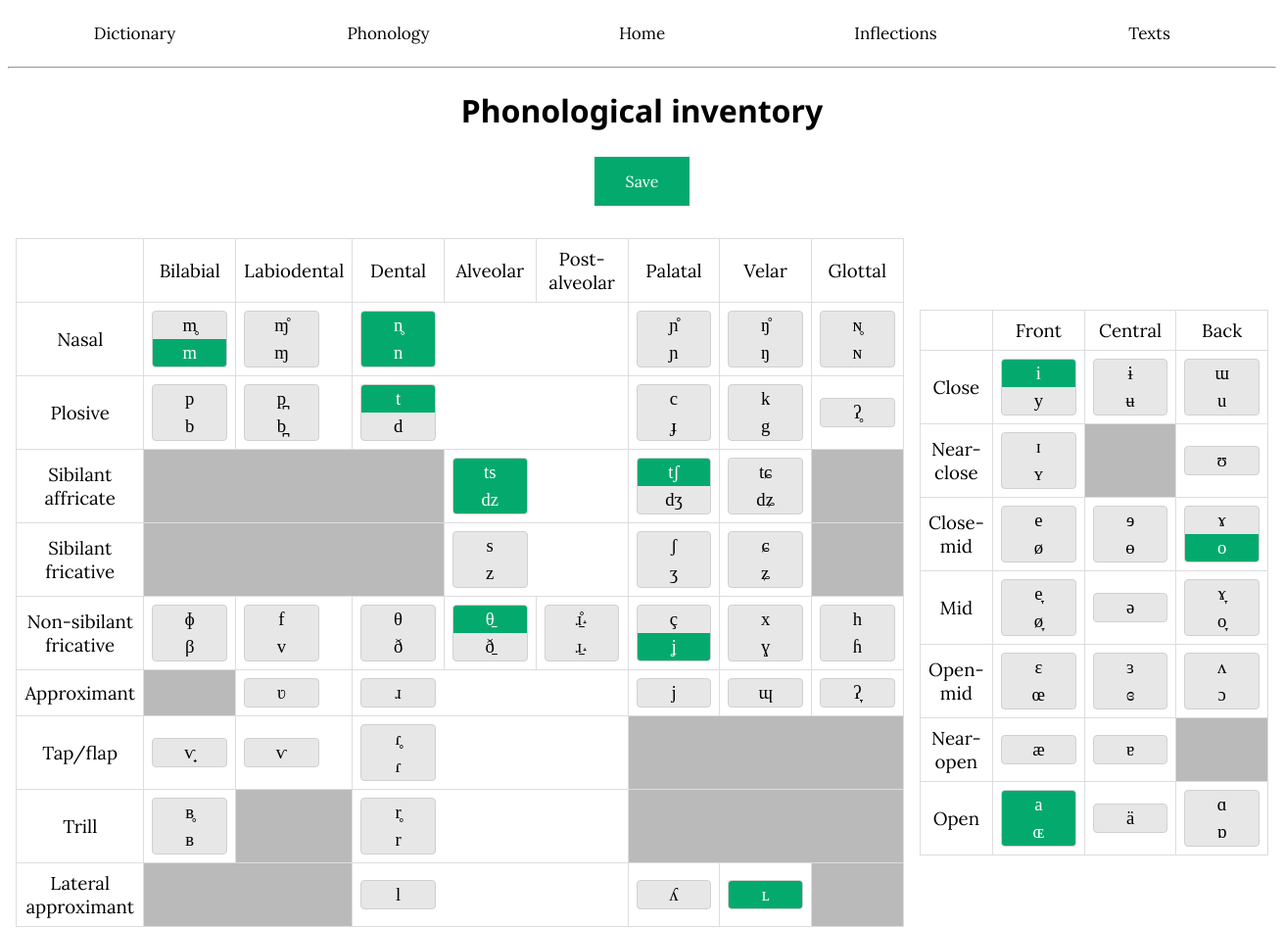
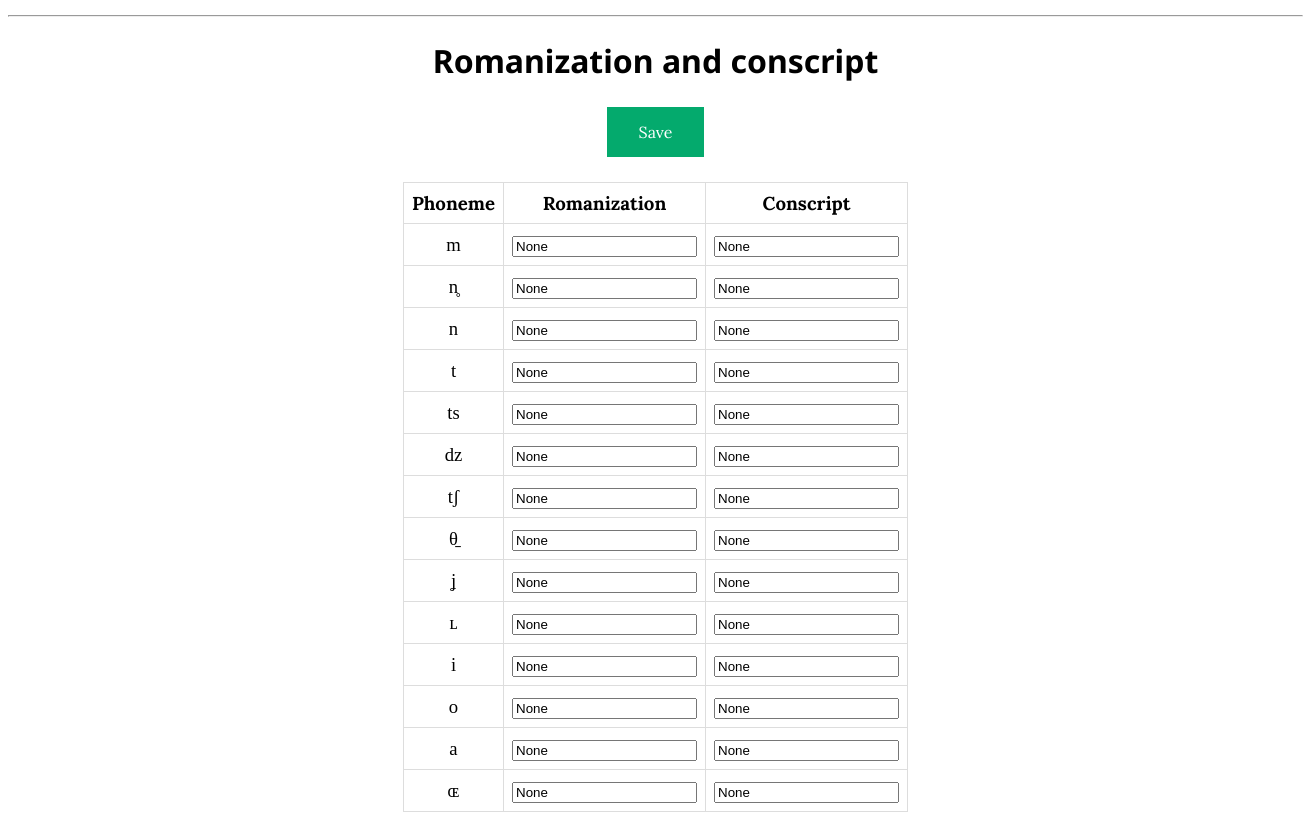
The page /phonology on the database its author committed (2 pictures, top to bottom).
### app/models.py (models this page shows, shortened)
class Phonology(db.Model):
    __tablename__ = 'Phonology'
    phoneme: so.Mapped[str] = so.mapped_column(primary_key=True)
    ipa: so.Mapped[str] = so.mapped_column(sa.String(5), index=True)
    exists: so.Mapped[bool] = so.mapped_column()
    consonant: so.Mapped[bool] = so.mapped_column()
    romanized: so.Mapped[str] = so.mapped_column(sa.String(5), nullable=True)
    conscript: so.Mapped[str] = so.mapped_column(sa.String(5), nullable=True)

### app/routes.py (the view, shortened to what this page needs)
@app.route('/phonology', methods=['GET', 'POST'])
def phonology():
    form = ipatable()
    exists = Phonology.query.filter(Phonology.exists == True).all()
    for field in form:
        if field.name != 'csrf_token' and field.name != 'submit':
            match = Phonology.query.filter(Phonology.phoneme == field.name).first()
            field.data = match.exists
    return render_template('phonology.html', form=form, exists=exists)

### app/templates/phonology.html (shortened to what this page needs)
<!DOCTYPE html>
<html lang="en">
<head>
</head>
<body>
{% extends "base.html" %}
{% block content %}
<p>
<form action="" method="post" novalidate>
    <h1>Phonological inventory</h1><h3>{{ form.submit(class_="grb gena") }}</h3>
    <table align="center"><tr><td style="border: 0px;">
    <table>
        <tbody>
        <tr>
            <td></td>
            <td>Bilabial</td>
            <td>Labiodental</td>
            <td>Dental</td>
            <td>Alveolar</td>
            <td>Post-alveolar</td>
            <td>Palatal</td>
            <td>Velar</td>
            <td>Glottal</td>
        </tr>
        <tr>
            <td>Nasal</td>
            <td>
                <div class="ipa-button"><label>{{ form.nbilnas(size=16, class_="grb") }}<span>m̥</span></label>
                    <br><label>{{ form.vbilnas(size=16, class_="grb") }}<span>m</span></label></div>
            </td>
            <td>
                <div class="ipa-button"><label>{{ form.nladnas(size=16, class_="grb") }}<span>ɱ̊</span></label>
                    <br><label>{{ form.vladnas(size=16, class_="grb") }}<span>ɱ</span></label></div>
            </td>
            <td colspan="3">
                <div class="ipa-button"><label>{{ form.nalvnas(size=16, class_="grb") }}<span>n̥</span></label>
                    <br><label>{{ form.valvnas(size=16, class_="grb") }}<span>n</span></label></div>
            </td>
            <td>
                <div class="ipa-button"><label>{{ form.npalnas(size=16, class_="grb") }}<span>ɲ̊</span></label>
                    <br><label>{{ form.vpalnas(size=16, class_="grb") }}<span>ɲ</span></label></div>
            </td>
            <td>
                <div class="ipa-button"><label>{{ form.nvelnas(size=16, class_="grb") }}<span>ŋ̊</span></label>
                    <br><label>{{ form.vvelnas(size=16, class_="grb") }}<span>ŋ</span></label></div>
            </td>
            <td>
                <div class="ipa-button"><label>{{ form.nglonas(size=16, class_="grb") }}<span>ɴ̥</span></label>
                    <br><label>{{ form.vglonas(size=16, class_="grb") }}<span>ɴ</span></label></div>
            </td>
        </tr>
        <tr>
            <td>Plosive</td>
            <td>
                <div class="ipa-button"><label>{{ form.nbilplo(size=16, class_="grb") }}<span>p</span></label>
                    <br><label>{{ form.vbilplo(size=16, class_="grb") }}<span>b</span></label></div>
            </td>
            <td>
                <div class="ipa-button"><label>{{ form.nladplo(size=16, class_="grb") }}<span>p̪</span></label>
                    <br><label>{{ form.vladplo(size=16, class_="grb") }}<span>b̪</span></label></div>
            </td>
            <td colspan="3">
                <div class="ipa-button"><label>{{ form.nalvplo(size=16, class_="grb") }}<span>t</span></label>
                    <br><label>{{ form.valvplo(size=16, class_="grb") }}<span>d</span></label></div>
            </td>
            <td>
                <div class="ipa-button"><label>{{ form.npalplo(size=16, class_="grb") }}<span>c</span></label>
                    <br><label>{{ form.vpalplo(size=16, class_="grb") }}<span>ɟ</span></label></div>
            </td>
            <td>
                <div class="ipa-button"><label>{{ form.nvelplo(size=16, class_="grb") }}<span>k</span></label>
                    <br><label>{{ form.vvelplo(size=16, class_="grb") }}<span>g</span></label></div>
            </td>
            <td>
                <div class="ipa-button"><label>{{ form.ngloplo(size=16, class_="grb") }}<span>ʔ̥</span></label></div>
            </td>
        </tr>
        <tr>
            <td>Sibilant affricate</td>
            <td colspan="3" class="graybg"></td>
            <td colspan="2">
                <div class="ipa-button"><label>{{ form.nalvsaf(size=16, class_="grb") }}<span>ts</span></label>
                    <br><label>{{ form.valvsaf(size=16, class_="grb") }}<span>dz</span></label></div>
            </td>
            <td>
                <div class="ipa-button"><label>{{ form.npavsaf(size=16, class_="grb") }}<span>tʃ</span></label>
                    <br><label>{{ form.vpavsaf(size=16, class_="grb") }}<span>dʒ</span></label></div>
            </td>
            <td>
                <div class="ipa-button"><label>{{ form.npalsaf(size=16, class_="grb") }}<span>tɕ</span></label>
                    <br><label>{{ form.vpalsaf(size=16, class_="grb") }}<span>dʑ</span></label></div>
            </td>
            <td colspan="2" class="graybg"></td>
        </tr>
        <tr>
            <td>Sibilant fricative</td>
            <td colspan="3" class="graybg"></td>
            <td colspan="2">
                <div class="ipa-button"><label>{{ form.nalvsif(size=16, class_="grb") }}<span>s</span></label>
                    <br><label>{{ form.valvsif(size=16, class_="grb") }}<span>z</span></label></div>
            </td>
            <td>
                <div class="ipa-button"><label>{{ form.npavsif(size=16, class_="grb") }}<span>ʃ</span></label>
                    <br><label>{{ form.vpavsif(size=16, class_="grb") }}<span>ʒ</span></label></div>
            </td>
            <td>
                <div class="ipa-button"><label>{{ form.npalsif(size=16, class_="grb") }}<span>ɕ</span></label>
                    <br><label>{{ form.vpalsif(size=16, class_="grb") }}<span>ʑ</span></label></div>
            </td>
            <td colspan="2" class="graybg"></td>
        </tr>
        <tr>
            <td>Non-sibilant fricative</td>
            <td>
                <div class="ipa-button"><label>{{ form.nbilnsf(size=16, class_="grb") }}<span>ɸ</span></label>
                    <br><label>{{ form.vbilnsf(size=16, class_="grb") }}<span>β</span></label></div>
            </td>
            <td>
                <div class="ipa-button"><label>{{ form.nladnsf(size=16, class_="grb") }}<span>f</span></label>
                    <br><label>{{ form.vladnsf(size=16, class_="grb") }}<span>v</span></label></div>
            </td>
            <td>
                <div class="ipa-button"><label>{{ form.ndennsf(size=16, class_="grb") }}<span>θ</span></label>
                    <br><label>{{ form.vdennsf(size=16, class_="grb") }}<span>ð</span></label></div>
            </td>
            <td>
                <div class="ipa-button"><label>{{ form.nalvnsf(size=16, class_="grb") }}<span>θ̠</span></label>
                    <br><label>{{ form.valvnsf(size=16, class_="grb") }}<span>ð̠</span></label></div>
            </td>
            <td>
                <div class="ipa-button"><label>{{ form.nposnsf(size=16, class_="grb") }}<span>ɹ̠̊˔</span></label>
                    <br><label>{{ form.vposnsf(size=16, class_="grb") }}<span>ɹ̠˔</span></label></div>
            </td>
            <td>
                <div class="ipa-button"><label>{{ form.npalnsf(size=16, class_="grb") }}<span>ç</span></label>
                    <br><label>{{ form.vpalnsf(size=16, class_="grb") }}<span>ʝ</span></label></div>
            </td>
            <td>
                <div class="ipa-button"><label>{{ form.nvelnsf(size=16, class_="grb") }}<span>x</span></label>
                    <br><label>{{ form.vvelnsf(size=16, class_="grb") }}<span>ɣ</span></label></div>
            </td>
            <td>
                <div class="ipa-button"><label>{{ form.nglonsf(size=16, class_="grb") }}<span>h</span></label>
                    <br><label>{{ form.vglonsf(size=16, class_="grb") }}<span> ɦ</span></label></div>
            </td>
        </tr>
        <tr>
            <td>Approximant</td>
            <td class="graybg"></td>
            <td>
                <div class="ipa-button"><label>{{ form.vladapr(size=16, class_="grb") }}<span>ʋ</span></label></div>
            </td>
            <td colspan="3">
                <div class="ipa-button"><label>{{ form.valvapr(size=16, class_="grb") }}<span>ɹ</span></label></div>
            </td>
            <td>
                <div class="ipa-button"><label>{{ form.vpalapr(size=16, class_="grb") }}<span>j</span></label></div>
            </td>
            <td>
                <div class="ipa-button"><label>{{ form.vvelapr(size=16, class_="grb") }}<span>ɰ</span></label></div>
            </td>
            <td>
                <div class="ipa-button"><label>{{ form.vgloapr(size=16, class_="grb") }}<span>ʔ̞</span></label></div>
            </td>
        </tr>
        <tr>
            <td>Tap/flap</td>
            <td>
                <div class="ipa-button"><label>{{ form.vbiltap(size=16, class_="grb") }}<span>ⱱ̟</span></label></div>
            </td>
            <td>
                <div class="ipa-button"><label>{{ form.vladtap(size=16, class_="grb") }}<span>ⱱ</span></label></div>
            </td>
            <td colspan="3">
                <div class="ipa-button"><label>{{ form.nalvtap(size=16, class_="grb") }}<span>ɾ̥</span></label>
                    <br><label>{{ form.valvtap(size=16, class_="grb") }}<span>ɾ</span></label></div>
            </td>
            <td colspan="3" class="graybg"></td>
        </tr>
        <tr>
            <td>Trill</td>
            <td>
                <div class="ipa-button"><label>{{ form.nbiltri(size=16, class_="grb") }}<span>ʙ̥</span></label>
                    <br><label>{{ form.vbiltri(size=16, class_="grb") }}<span>ʙ</span></label></div>
            </td>
            <td class="graybg"></td>
            <td colspan="3">
                <div class="ipa-button"><label>{{ form.nalvtri(size=16, class_="grb") }}<span>r̥</span></label>
                    <br><label>{{ form.valvtri(size=16, class_="grb") }}<span>r</span></label></div>
            </td>
            <td colspan="3" class="graybg"></td>
        </tr>
        <tr>
            <td>Lateral approximant</td>
            <td colspan="2" class="graybg"></td>
            <td colspan="3">
                <div class="ipa-button"><label>{{ form.valvlap(size=16, class_="grb") }}<span>l</span></label></div>
            </td>
            <td>
                <div class="ipa-button"><label>{{ form.vpallap(size=16, class_="grb") }}<span>ʎ</span></label></div>
            </td>
            <td>
                <div class="ipa-button"><label>{{ form.vvellap(size=16, class_="grb") }}<span>ʟ</span></label></div>
            </td>
            <td class="graybg"></td>
        </tr>
        </tbody>
    </table>
    </td><td style="border: 0px;">
    <table>
        <tbody>
        <tr>
            <td></td>
            <td>Front</td>
            <td>Central</td>
            <td>Back</td>
        </tr>
        <tr>
            <td>Close</td>
            <td><div class="ipa-button"><label>{{ form.clfu(size=16, class_="grb") }}<span>i</span></label>
                    <br><label>{{ form.clfr(size=16, class_="grb") }}<span>y</span></label></div></td>
            <td><div class="ipa-button"><label>{{ form.clcu(size=16, class_="grb") }}<span>ɨ</span></label>
                    <br><label>{{ form.clfr(size=16, class_="grb") }}<span>ʉ</span></label></div></td>
            <td><div class="ipa-button"><label>{{ form.clbu(size=16, class_="grb") }}<span>ɯ</span></label>
                    <br><label>{{ form.clbr(size=16, class_="grb") }}<span>u</span></label></div></td>
        </tr>
        <tr>
            <td>Near-close</td>
            <td><div class="ipa-button"><label>{{ form.ncfu(size=16, class_="grb") }}<span>ɪ</span></label>
                    <br><label>{{ form.ncfr(size=16, class_="grb") }}<span>ʏ</span></label></div></td>
            <td class="graybg"></td>
            <td><div class="ipa-button"><label>{{ form.ncbr(size=16, class_="grb") }}<span>ʊ</span></label></div></td>
        </tr>
        <tr>
            <td>Close-mid</td>
            <td><div class="ipa-button"><label>{{ form.cmfu(size=16, class_="grb") }}<span>e</span></label>
                    <br><label>{{ form.cmfr(size=16, class_="grb") }}<span>ø</span></label></div></td>
            <td><div class="ipa-button"><label>{{ form.cmcu(size=16, class_="grb") }}<span>ɘ</span></label>
                    <br><label>{{ form.cmcr(size=16, class_="grb") }}<span>ɵ</span></label></div></td>
            <td><div class="ipa-button"><label>{{ form.cmbu(size=16, class_="grb") }}<span>ɤ</span></label>
                    <br><label>{{ form.cmbr(size=16, class_="grb") }}<span>o</span></label></div></td>
        </tr>
        <tr>
            <td>Mid</td>
            <td><div class="ipa-button"><label>{{ form.mifu(size=16, class_="grb") }}<span>e̞</span></label>
                    <br><label>{{ form.mifr(size=16, class_="grb") }}<span>ø̞</span></label></div></td>
            <td><div class="ipa-button"><label>{{ form.mic(size=16, class_="grb") }}<span>ə</span></label></div></td>
            <td><div class="ipa-button"><label>{{ form.mibu(size=16, class_="grb") }}<span>ɤ̞</span></label>
                    <br><label>{{ form.mibr(size=16, class_="grb") }}<span>o̞</span></label></div></td>
        </tr>
        <tr>
            <td>Open-mid</td>
            <td><div class="ipa-button"><label>{{ form.omfu(size=16, class_="grb") }}<span>ɛ</span></label>
                    <br><label>{{ form.omfr(size=16, class_="grb") }}<span>œ</span></label></div></td>
            <td><div class="ipa-button"><label>{{ form.omcu(size=16, class_="grb") }}<span>ɜ</span></label>
                    <br><label>{{ form.omcr(size=16, class_="grb") }}<span>ɞ</span></label></div></td>
            <td><div class="ipa-button"><label>{{ form.ombu(size=16, class_="grb") }}<span>ʌ</span></label>
                    <br><label>{{ form.ombr(size=16, class_="grb") }}<span>ɔ</span></label></div></td>
        </tr>
        <tr>
            <td>Near-open</td>
            <td><div class="ipa-button"><label>{{ form.nofu(size=16, class_="grb") }}<span>æ</span></label></div></td>
            <td><div class="ipa-button"><label>{{ form.noc(size=16, class_="grb") }}<span>ɐ</span></label></div></td>
            <td class="graybg"></td>
        </tr>
        <tr>
            <td>Open<br></td>
            <td><div class="ipa-button"><label>{{ form.opfu(size=16, class_="grb") }}<span>a</span></label>
                    <br><label>{{ form.opfr(size=16, class_="grb") }}<span>ɶ</span></label></div></td>
            <td><div class="ipa-button"><label>{{ form.opcu(size=16, class_="grb") }}<span>ä</span></label></div></td>
            <td><div class="ipa-button"><label>{{ form.opbu(size=16, class_="grb") }}<span>ɑ</span></label>
                    <br><label>{{ form.opbr(size=16, class_="grb") }}<span>ɒ</span></label></div></td>
        </tr>
        </tbody>
    </table>
    </td></tr></table>
<hr>
<h1>Romanization and conscript</h1><h3>{{ form.submit(class_="grb gena") }}</h3>
<table><tbody>
<tr>
    <td><b>Phoneme</b></td>
    <td><b>Romanization</b></td>
    <td><b>Conscript</b></td>
</tr>
{% for phoneme in exists %}
<tr>
    <td class="tnr">{{ phoneme.ipa }}</td>
    <td>
        <input type="text" name="rom {{ phoneme.phoneme }}" value="{{ phoneme.romanized }}">
    </td>
    <td>
        <input type="text" name="con {{ phoneme.phoneme }}" value="{{ phoneme.conscript }}">
    </td>
</tr>
{% endfor %}
</tbody></table></form><br><br><br>
{% endblock %}

### app/templates/base.html (shortened to what this page needs)
<!DOCTYPE html>
<html lang="en">
<head>
    <link rel="stylesheet" href='/static/style.css' />
</head>
<body>
 <div class="navbar">
        <a href="{{ url_for('dictionary') }}">Dictionary</a>
        <a href="{{ url_for('phonology') }}">Phonology</a>
        <a href="{{ url_for('index') }}">Home</a>
        <a href="#">Inflections</a>
        <a href="#">Texts</a>
</div>
<hr>
{% block content %}{% endblock %}
</body>
</html>

### rows shown on the page
Phonology: ipa "m", romanized "None", conscript "None"
Phonology: ipa "n̥", romanized "None", conscript "None"
Phonology: ipa "n", romanized "None", conscript "None"
Phonology: ipa "t", romanized "None", conscript "None"
Phonology: ipa "ts", romanized "None", conscript "None"
Phonology: ipa "dz", romanized "None", conscript "None"
Phonology: ipa "tʃ", romanized "None", conscript "None"
Phonology: ipa "θ̠", romanized "None", conscript "None"
Phonology: ipa "ʝ", romanized "None", conscript "None"
Phonology: ipa "ʟ", romanized "None", conscript "None"
Phonology: ipa "i", romanized "None", conscript "None"
Phonology: ipa "o", romanized "None", conscript "None"
Phonology: ipa "a", romanized "None", conscript "None"
Phonology: ipa "ɶ", romanized "None", conscript "None"
